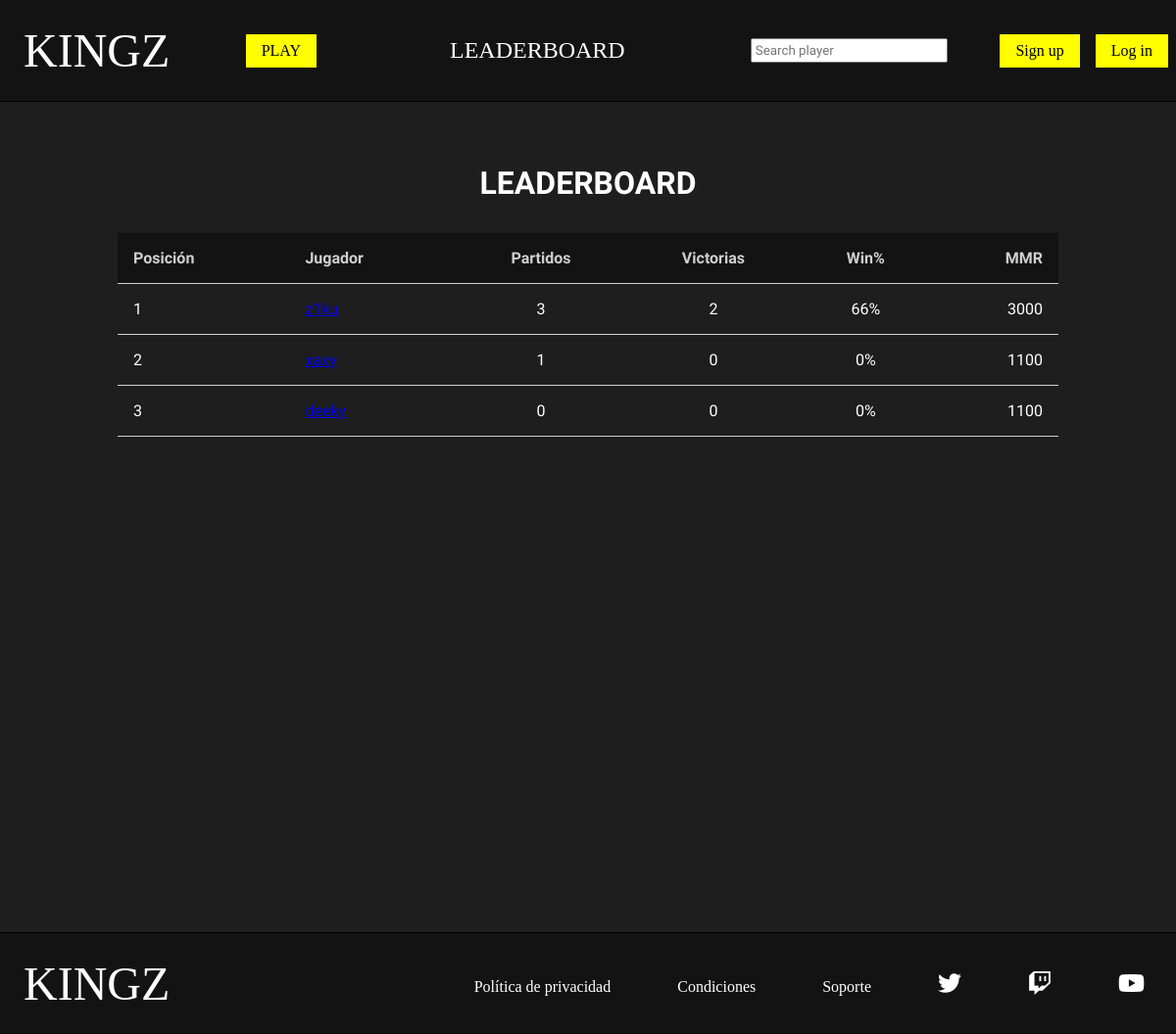
Page /php/leaderboard.php on the earlier database version.
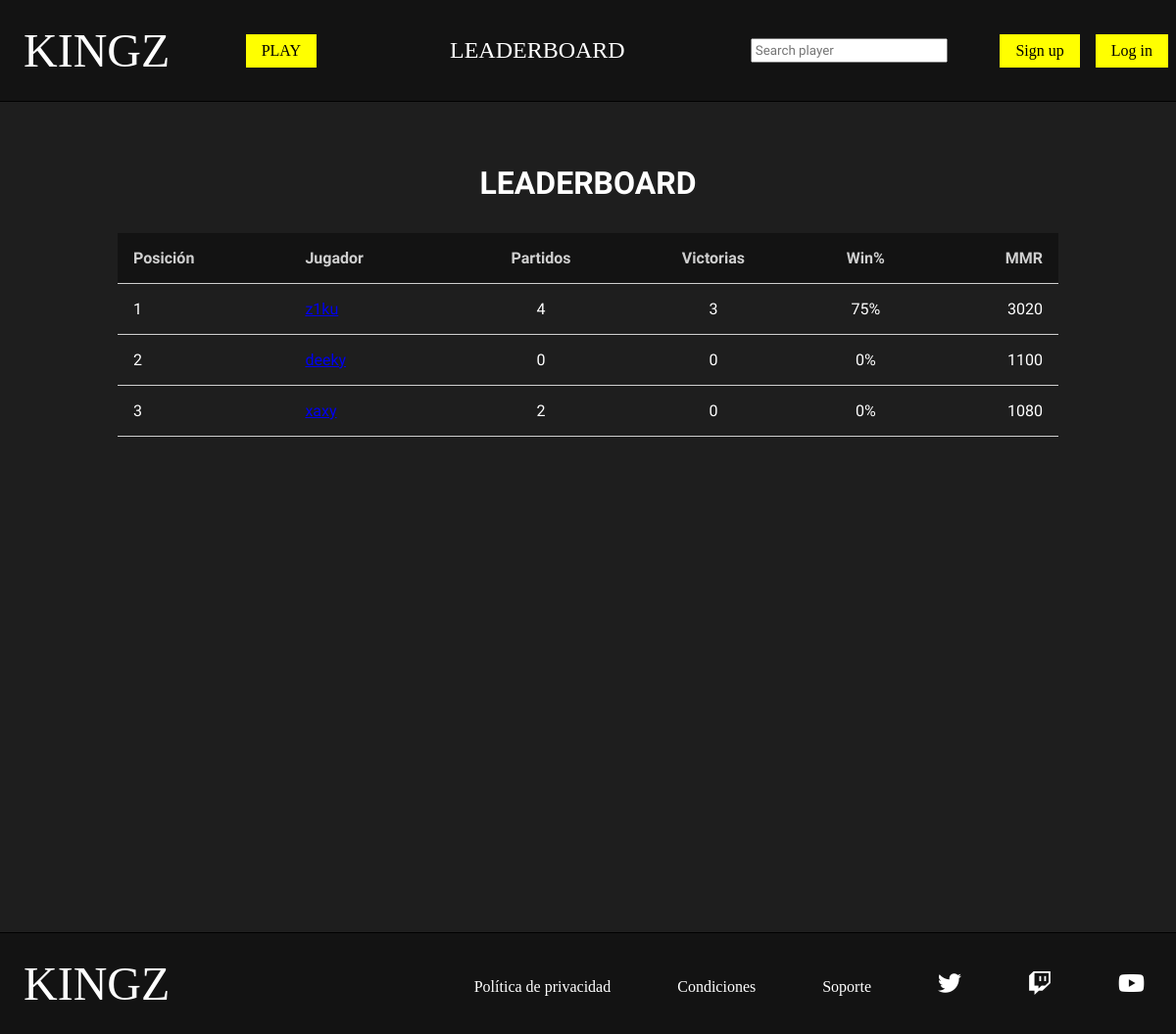
Same page on the later database version.
### tables this page shows
CREATE TABLE `usuario` (
  `id` bigint(20) UNSIGNED NOT NULL,
  `nick` varchar(20) NOT NULL,
  `pass` varchar(100) NOT NULL,
  `correo` varchar(50) DEFAULT NULL,
  `foto` varchar(50) DEFAULT NULL,
  `mmr` int(5) UNSIGNED DEFAULT NULL,
  `estado` tinyint(1) UNSIGNED DEFAULT NULL,
  `en_partida` tinyint(1) UNSIGNED DEFAULT NULL,
  `buscando` tinyint(1) UNSIGNED DEFAULT NULL
);

### php/leaderboard.php (the view, shortened to what this page needs)
<?php
    require_once "funciones.php";
?>
<!DOCTYPE html>
<html lang="en">
<head>
    <link rel="stylesheet" href="../css/estilos.css">
    <link rel="stylesheet" href="https://cdnjs.cloudflare.com/ajax/libs/font-awesome/6.2.0/css/all.min.css" />
</head>
<body>
    <?php
        if(isset($_SESSION['nick']) && isset($_SESSION['pass'])){
            $nick=$_SESSION['nick'];
            $pass=$_SESSION['pass'];
            $esAdmin=comprobarAdmin($nick,$pass);
            if($esAdmin){
                headerAdmin();
                $tipo_usu="admin";
            }else{
                headerPlayer();
                $tipo_usu="player";
            }
        }else{
            headerGuest();
        }
    ?>
    <main>
        <section id="leaderboard" class="seccion">
            <h1>LEADERBOARD</h1>
            <table>
                <thead>
                    <tr>
                        <th>Posición</th>
                        <th>Jugador</th>
                        <th>Partidos</th>
                        <th>Victorias</th>
                        <th>Win%</th>
                        <th>MMR</th>
                    </tr>
                </thead>
                <tbody>
                    <?php
                        $jugadores=obtener_clasificacion();
                        if($jugadores!=null){
                            for($i=0;$i<count($jugadores);$i++){
                                $rank=obtener_rank_jugador($jugadores[$i]['id']);
                                $partidas_totales=partidas_totales($jugadores[$i]['id']);
                                $partidas_ganadas=partidas_ganadas($jugadores[$i]['id']);
                                if($partidas_totales>0){
                                    $win_rate=($partidas_ganadas/$partidas_totales) * 100;
                                }else{
                                    $win_rate=0;
                                }
                                $win_truncado = intval($win_rate);
                                echo '<tr>
                                    <td>'.$rank.'</td>
                                    <td><a href="ver_perfil.php?id_player='.$jugadores[$i]['id'].'">'.$jugadores[$i]['nick'].'</a></td>
                                    <td>'.$partidas_totales.'</td>
                                    <td>'.$partidas_ganadas.'</td>
                                    <td>'.$win_truncado.'%</td>
                                    <td>'.$jugadores[$i]['mmr'].'</td>
                                </tr>';
                            }
                        }
                    ?>
                </tbody>
            </table>
        </section>
    </main>
    <?php
        footer();
    ?>
</body>
</html>

### php/funciones.php (shortened to what this page needs)
<?php
    function conectarServidor(){
        $con=new mysqli('localhost', 'root', '', 'kingz');
        $con->set_charset('utf8');
        return $con;
    }
    function partidas_totales($id){
        $con=conectarServidor();
        $sentencia="SELECT count(*) from participa,partida where id_partida=id and id_usuario=$id and partida.estado=1";
        $resultado=$con->query($sentencia);
        $fila=$resultado->fetch_array(MYSQLI_NUM);
        $num=$fila[0];
        return $num;
    }
    function partidas_ganadas($id){
        $con=conectarServidor();
        $sentencia="SELECT count(id_usuario) from participa,partida where id_partida=id and id_usuario=$id and partida.estado=1 and (
            (participa.equipo = 'A' and partida.resultado_a > partida.resultado_b) or (participa.equipo = 'B' and partida.resultado_b > partida.resultado_a)
        )";
        $resultado=$con->query($sentencia);
        $fila=$resultado->fetch_array(MYSQLI_NUM);
        $num=$fila[0];
        return $num;
    }
    function obtener_clasificacion(){
        $con=conectarServidor();
        $consulta = "SELECT id, nick, mmr,
                    (select count(*) from usuario where id <> 0 and (mmr > u.mmr or (mmr = u.mmr and id <= u.id))) as posicion
                    from usuario u
                    where id <> 0 and estado=1
                    order by mmr desc, id asc";
        $buscar=$con->query($consulta);
        if($buscar->num_rows>0){
            $i=0;
            while($fila_buscar=$buscar->fetch_array(MYSQLI_ASSOC)){
                $datos[$i]['id']=$fila_buscar['id'];
                $datos[$i]['nick']=$fila_buscar['nick'];
                $datos[$i]['mmr']=$fila_buscar['mmr'];
                $i++;
            }
        }else{
            $datos=null;
        }
        return $datos;
    }
    function obtener_rank_jugador($id){
        $con = conectarServidor();
        $consulta = "SELECT id, nick, mmr,
                    (select count(*) from usuario where id <> 0 and estado=1 and (mmr > u.mmr or (mmr = u.mmr and id <= u.id))) as posicion
                    from usuario u
                    where id = $id";
        $resultado=$con->query($consulta);
        if($resultado->num_rows > 0){
            $fila=$resultado->fetch_assoc();
            $rank=$fila['posicion'];
        } else {
            $rank=null;
        }
        return $rank;
    }
    function headerGuest(){
        echo '<header>
            <a href="../index.php" class="logo">KINGZ</a>
            <nav>
                <form action="play.php" method="post">
                    <input type="submit" id="btn-play" name="play" value="PLAY">
                </form>
                <a href="leaderboard.php">LEADERBOARD</a>
                <form action="buscar_perfil.php" method="post">
                    <input placeholder="Search player" id="buscar_perfil" name="buscador">
                </form>
            </nav>
            <div class="headerLogin">
                <form action="signup.php" method="post">
                    <input type="submit" id="btn-signin" name="signin" value="Sign up">
                </form>
                <form action="login.php" method="post">
                    <input type="submit" id="btn-login" name="login" value="Log in">
                </form>
            </div>
        </header>';
    }
    function footer(){
        echo '<footer>
            <a href="../index.php" class="logo">KINGZ</a>
            <div>
                <a href="#">Política de privacidad</a>
                <a href="#">Condiciones</a>
                <a href="soporte.php">Soporte</a>
                <a href="#"><i class="fa-brands fa-twitter"></i></a>
                <a href="#"><i class="fa-brands fa-twitch"></i></a>
                <a href="#"><i class="fa-brands fa-youtube"></i></a>
            </div>
        </footer>';
    }
?>

### css/estilos.css (style rules this page uses)
* { box-sizing: border-box; }
body { margin: 0%; background-color: #1e1e1e; font-family: 'Play', sans-serif; color: white; }
input[type=submit] { border: none; text-align: center; text-decoration: none; }
header { display: flex; align-items: center; justify-content: space-between; flex-wrap: wrap; background-color: #131313; border-bottom: 1px solid black; position: sticky; width: 100%; top: 0%; left: 0%; z-index: 999; font-family: "Jeju"; }
.logo { color: white; text-decoration: none; font-size: 3rem; margin: 1.5rem; }
header input[type=submit] { background-color: yellow; padding: 0.5rem 1rem; font-family: inherit; font-size: 1rem; margin: 0.5rem; }
nav { display: flex; align-items: center; justify-content: space-between; flex-wrap: wrap; }
nav a { color: white; text-decoration: none; font-size: 1.5rem; margin: 1.5rem 8rem; }
nav input { font-family: "Play"; padding: 0.2rem; }
.headerLogin { display: flex; }
.seccion { width: 80%; margin: 4rem auto; min-height: 90vh; }
.seccion h1 { font-size: 2rem; text-align: center; margin-bottom: 2rem; color: white; }
#leaderboard { display: flex; flex-direction: column; }
#leaderboard h1 { color: white; text-align: center; font-size: 2rem; margin-top: 0; }
#leaderboard table { border-collapse: collapse; color: white; }
#leaderboard tr { border-bottom: 1px solid #cfcfcf; }
#leaderboard td { padding: 1rem; }
#leaderboard th { color: #cfcfcf; background-color: #131313; padding: 1rem; }
#leaderboard tr>th:nth-child(1) { text-align: start; }
#leaderboard tr>th:nth-child(2) { text-align: start; }
#leaderboard tr>th:nth-child(6) { text-align: end; }
#leaderboard tr>td:nth-child(6) { text-align: end; }
#leaderboard tr>td:nth-child(3) { text-align: center; }
#leaderboard tr>td:nth-child(4) { text-align: center; }
#leaderboard tr>td:nth-child(5) { text-align: center; }
footer { display: flex; align-items: center; justify-content: space-between; flex-wrap: wrap; background-color: #131313; border-top: 1px solid black; font-family: "Jeju"; }
footer a { text-decoration: none; color: white; margin: 0rem 2rem; }
footer i { font-size: 1.5rem; }

Differences in the rows shown:
changed usuario id 1: partidas_totales "3" → "4"; partidas_ganadas "2" → "3"; win_truncado "66" → "75"; mmr "3000" → "3020"
changed usuario (number 2 of 3 on the later page): id "3" → "2"; moves up the list
changed usuario id 2: id "2" → "3"; id "1" → "2"; mmr "1100" → "1080"
